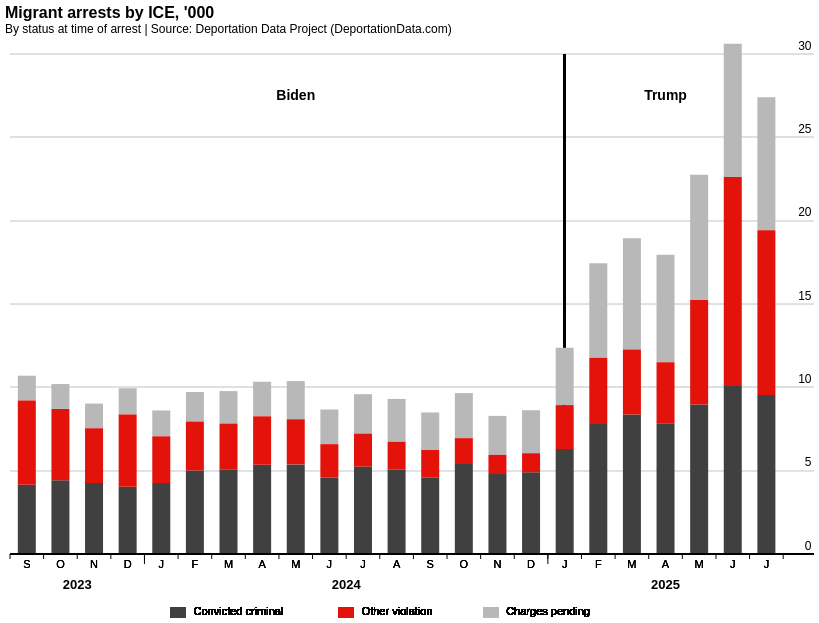

Notebook code for this chart:
### Code cell
# Define stacked bar chart
spec_stacked = {
    "$schema": "https://vega.github.io/schema/vega-lite/v6.json",
    "config": {
        "view": {"continuousWidth": 300, "continuousHeight": 300, "stroke": "transparent"},
        "axis": {
            "domainColor": "black",
            "domainWidth": 1,
            "labelFont": "Arial, sans-serif",
            "labelFontSize": 12,
            "titleFont": "Arial, sans-serif",
            "titleFontSize": 13
        },
        "title": {
            "anchor": "start",
            "font": "Arial, sans-serif",
            "fontSize": 16,
            "fontWeight": "bold"
        }
    },
    "width": 800,
    "height": 500,
    "title": {
        "text": "Migrant arrests by ICE, '000",
        "subtitle": "By status at time of arrest | Source: Deportation Data Project (DeportationData.com)",
        "anchor": "start"
    },
    "data": {"values": status_counts_stacked.to_dict('records')},
    "layer": [
        {"mark": {"type": "rule", "strokeWidth": 1, "color": "#e0e0e0"}, "encoding": {"y": {"datum": 5}, "x": {"datum": -0.5}, "x2": {"datum": 23.4}}},
        {"mark": {"type": "rule", "strokeWidth": 1, "color": "#e0e0e0"}, "encoding": {"y": {"datum": 10}, "x": {"datum": -0.5}, "x2": {"datum": 23.4}}},
        {"mark": {"type": "rule", "strokeWidth": 1, "color": "#e0e0e0"}, "encoding": {"y": {"datum": 15}, "x": {"datum": -0.5}, "x2": {"datum": 23.4}}},
        {"mark": {"type": "rule", "strokeWidth": 1, "color": "#e0e0e0"}, "encoding": {"y": {"datum": 20}, "x": {"datum": -0.5}, "x2": {"datum": 23.4}}},
        {"mark": {"type": "rule", "strokeWidth": 1, "color": "#e0e0e0"}, "encoding": {"y": {"datum": 25}, "x": {"datum": -0.5}, "x2": {"datum": 23.4}}},
        {"mark": {"type": "rule", "strokeWidth": 1, "color": "#e0e0e0"}, "encoding": {"y": {"datum": 30}, "x": {"datum": -0.5}, "x2": {"datum": 23.4}}},
        {"mark": {"type": "rule", "strokeWidth": 2, "color": "black"}, "encoding": {"x": {"datum": 16}, "y": {"datum": 0}, "y2": {"datum": 30}}},
        {
            "mark": {"type": "bar", "tooltip": True, "width": {"band": 0.9}},
            "encoding": {
                "x": {
                    "field": "x_pos",
                    "type": "quantitative",
                    "axis": {
                        "title": None,
                        "labels": False,
                        "ticks": False,
                        "grid": False,
                        "domain": True,
                        "domainColor": "black",
                        "domainWidth": 2,
                        "domainOpacity": 1
                    },
                    "scale": {"domain": [-0.5, 23], "nice": False}
                },
                "y": {
                    "field": "arrests_thousands",
                    "type": "quantitative",
                    "stack": "zero",
                    "axis": {
                        "title": None,
                        "grid": False,
                        "labels": True,
                        "values": [0, 5, 10, 15, 20, 25, 30],
                        "domain": False,
                        "ticks": False,
                        "orient": "right",
                        "labelAlign": "right",
                        "labelBaseline": "middle",
                        "labelPadding": 6,
                        "labelOffset": -9
                    },
                    "scale": {"domain": [0, 30]}
                },
                "color": {
                    "field": "category",
                    "type": "nominal",
                    "scale": {"domain": ["Convicted criminal", "Other violation", "Charges pending"], "range": ["#404040", "#E3120B", "#B8B8B8"]},
                    "legend": None
                },
                "order": {"field": "stacking_order", "type": "quantitative"},
                "tooltip": [
                    {"field": "date", "type": "temporal", "title": "Month", "format": "%b %Y"},
                    {"field": "category", "type": "nominal", "title": "Status"},
                    {"field": "arrests_thousands", "type": "quantitative", "title": "Arrests (thousands)", "format": ".1f"}
                ]
            }
        },
        {"mark": {"type": "rule", "strokeWidth": 1, "color": "black"}, "encoding": {"y": {"datum": 0, "type": "quantitative"}, "x": {"datum": -0.5, "type": "quantitative"}, "x2": {"datum": 23.4}}},
        {
            "data": {"values": [{"x": -0.5}, {"x": 0.5}, {"x": 1.5}, {"x": 2.5}, {"x": 3.5}, {"x": 4.5}, {"x": 5.5}, {"x": 6.5}, {"x": 7.5}, {"x": 8.5}, {"x": 9.5}, {"x": 10.5}, {"x": 11.5}, {"x": 12.5}, {"x": 13.5}, {"x": 14.5}, {"x": 15.5}, {"x": 16.5}, {"x": 17.5}, {"x": 18.5}, {"x": 19.5}, {"x": 20.5}, {"x": 21.5}, {"x": 22.5}]},
            "mark": {"type": "rule", "strokeWidth": 1, "color": "#000000"},
            "encoding": {"x": {"field": "x", "type": "quantitative", "axis": None}, "y": {"datum": 0}, "y2": {"datum": -0.3}}
        },
        {
            "data": {"values": [{"x": 3.5}, {"x": 15.5}]},
            "mark": {"type": "rule", "strokeWidth": 1, "color": "#000000"},
            "encoding": {"x": {"field": "x", "type": "quantitative", "axis": None}, "y": {"datum": 0}, "y2": {"datum": -0.6}}
        },
        {
            "mark": {"type": "text", "align": "center", "baseline": "top", "dy": 5, "fontSize": 11, "fontWeight": "normal"},
            "encoding": {"x": {"field": "x_pos", "type": "quantitative", "axis": None}, "y": {"datum": 0}, "text": {"field": "month_letter", "type": "nominal"}}
        },
        {
            "data": {"values": [{"year": "2023", "x_pos": 1.5}, {"year": "2024", "x_pos": 9.5}, {"year": "2025", "x_pos": 19}]},
            "mark": {"type": "text", "fontSize": 13, "fontWeight": "bold", "baseline": "top", "dy": 25},
            "encoding": {"x": {"field": "x_pos", "type": "quantitative", "axis": None}, "y": {"datum": 0}, "text": {"field": "year", "type": "nominal"}}
        },
        {
            "data": {"values": [{"label": "Biden", "x_pos": 8}]},
            "mark": {"type": "text", "fontSize": 14, "fontWeight": "bold", "baseline": "middle"},
            "encoding": {"x": {"field": "x_pos", "type": "quantitative", "axis": None}, "y": {"datum": 27.5}, "text": {"field": "label", "type": "nominal"}}
        },
        {
            "data": {"values": [{"label": "Trump", "x_pos": 19}]},
            "mark": {"type": "text", "fontSize": 14, "fontWeight": "bold", "baseline": "middle"},
            "encoding": {"x": {"field": "x_pos", "type": "quantitative", "axis": None}, "y": {"datum": 27.5}, "text": {"field": "label", "type": "nominal"}}
        },
        {
            "mark": {"type": "rect", "width": 15, "height": 10, "color": "#404040"},
            "encoding": {"x": {"datum": 4.5}, "y": {"datum": -3.5}}
        },
        {
            "mark": {"type": "text", "align": "left", "baseline": "middle", "dx": 2, "fontSize": 11},
            "encoding": {"x": {"datum": 4.9}, "y": {"datum": -3.5}, "text": {"value": "Convicted criminal"}}
        },
        {
            "mark": {"type": "rect", "width": 15, "height": 10, "color": "#E3120B"},
            "encoding": {"x": {"datum": 9.5}, "y": {"datum": -3.5}}
        },
        {
            "mark": {"type": "text", "align": "left", "baseline": "middle", "dx": 2, "fontSize": 11},
            "encoding": {"x": {"datum": 9.9}, "y": {"datum": -3.5}, "text": {"value": "Other violation"}}
        },
        {
            "mark": {"type": "rect", "width": 15, "height": 10, "color": "#B8B8B8"},
            "encoding": {"x": {"datum": 13.8}, "y": {"datum": -3.5}}
        },
        {
            "mark": {"type": "text", "align": "left", "baseline": "middle", "dx": 2, "fontSize": 11},
            "encoding": {"x": {"datum": 14.2}, "y": {"datum": -3.5}, "text": {"value": "Charges pending"}}
        }
    ]
}

chart_stacked = alt.Chart.from_dict(spec_stacked)
chart_stacked

### Figure 1 — Vega-Lite specification as saved in the notebook (floating-point values rounded to 4 significant figures)
{"config": {"view": {"continuousWidth": 300, "continuousHeight": 300, "stroke": "transparent"}, "axis": {"domainColor": "black", "domainWidth": 1, "labelFont": "Arial, sans-serif", "labelFontSize": 12, "titleFont": "Arial, sans-serif", "titleFontSize": 13}, "title": {"anchor": "start", "font": "Arial, sans-serif", "fontSize": 16, "fontWeight": "bold"}}, "layer": [{"mark": {"type": "rule", "color": "#e0e0e0", "strokeWidth": 1}, "encoding": {"x": {"datum": -0.5}, "x2": {"datum": 23.4}, "y": {"datum": 5}}}, {"mark": {"type": "rule", "color": "#e0e0e0", "strokeWidth": 1}, "encoding": {"x": {"datum": -0.5}, "x2": {"datum": 23.4}, "y": {"datum": 10}}}, {"mark": {"type": "rule", "color": "#e0e0e0", "strokeWidth": 1}, "encoding": {"x": {"datum": -0.5}, "x2": {"datum": 23.4}, "y": {"datum": 15}}}, {"mark": {"type": "rule", "color": "#e0e0e0", "strokeWidth": 1}, "encoding": {"x": {"datum": -0.5}, "x2": {"datum": 23.4}, "y": {"datum": 20}}}, {"mark": {"type": "rule", "color": "#e0e0e0", "strokeWidth": 1}, "encoding": {"x": {"datum": -0.5}, "x2": {"datum": 23.4}, "y": {"datum": 25}}}, {"mark": {"type": "rule", "color": "#e0e0e0", "strokeWidth": 1}, "encoding": {"x": {"datum": -0.5}, "x2": {"datum": 23.4}, "y": {"datum": 30}}}, {"mark": {"type": "rule", "color": "black", "strokeWidth": 2}, "encoding": {"x": {"datum": 16}, "y": {"datum": 0}, "y2": {"datum": 30}}}, {"mark": {"type": "bar", "tooltip": true, "width": {"band": 0.9}}, "encoding": {"color": {"field": "category", "legend": null, "scale": {"domain": ["Convicted criminal", "Other violation", "Charges pending"], "range": ["#404040", "#E3120B", "#B8B8B8"]}, "type": "nominal"}, "order": {"field": "stacking_order", "type": "quantitative"}, "tooltip": [{"field": "date", "format": "%b %Y", "title": "Month", "type": "temporal"}, {"field": "category", "title": "Status", "type": "nominal"}, {"field": "arrests_thousands", "format": ".1f", "title": "Arrests (thousands)", "type": "quantitative"}], "x": {"axis": {"domain": true, "domainColor": "black", "domainOpacity": 1, "domainWidth": 2, "grid": false, "labels": false, "ticks": false, "title": null}, "field": "x_pos", "scale": {"domain": [-0.5, 23], "nice": false}, "type": "quantitative"}, "y": {"axis": {"domain": false, "grid": false, "labelAlign": "right", "labelBaseline": "middle", "labelOffset": -9, "labelPadding": 6, "labels": true, "orient": "right", "ticks": false, "title": null, "values": [0, 5, 10, 15, 20, 25, 30]}, "field": "arrests_thousands", "scale": {"domain": [0, 30]}, "stack": "zero", "type": "quantitative"}}}, {"mark": {"type": "rule", "color": "black", "strokeWidth": 1}, "encoding": {"x": {"datum": -0.5, "type": "quantitative"}, "x2": {"datum": 23.4}, "y": {"datum": 0, "type": "quantitative"}}}, {"mark": {"type": "rule", "color": "#000000", "strokeWidth": 1}, "data": {"values": [{"x": -0.5}, {"x": 0.5}, {"x": 1.5}, {"x": 2.5}, {"x": 3.5}, {"x": 4.5}, {"x": 5.5}, {"x": 6.5}, {"x": 7.5}, {"x": 8.5}, {"x": 9.5}, {"x": 10.5}, {"x": 11.5}, {"x": 12.5}, {"x": 13.5}, {"x": 14.5}, {"x": 15.5}, {"x": 16.5}, {"x": 17.5}, {"x": 18.5}, {"x": 19.5}, {"x": 20.5}, {"x": 21.5}, {"x": 22.5}]}, "encoding": {"x": {"axis": null, "field": "x", "type": "quantitative"}, "y": {"datum": 0}, "y2": {"datum": -0.3}}}, {"mark": {"type": "rule", "color": "#000000", "strokeWidth": 1}, "data": {"values": [{"x": 3.5}, {"x": 15.5}]}, "encoding": {"x": {"axis": null, "field": "x", "type": "quantitative"}, "y": {"datum": 0}, "y2": {"datum": -0.6}}}, {"mark": {"type": "text", "align": "center", "baseline": "top", "dy": 5, "fontSize": 11, "fontWeight": "normal"}, "encoding": {"text": {"field": "month_letter", "type": "nominal"}, "x": {"axis": null, "field": "x_pos", "type": "quantitative"}, "y": {"datum": 0}}}, {"mark": {"type": "text", "baseline": "top", "dy": 25, "fontSize": 13, "fontWeight": "bold"}, "data": {"values": [{"year": "2023", "x_pos": 1.5}, {"year": "2024", "x_pos": 9.5}, {"year": "2025", "x_pos": 19}]}, "encoding": {"text": {"field": "year", "type": "nominal"}, "x": {"axis": null, "field": "x_pos", "type": "quantitative"}, "y": {"datum": 0}}}, {"mark": {"type": "text", "baseline": "middle", "fontSize": 14, "fontWeight": "bold"}, "data": {"values": [{"label": "Biden", "x_pos": 8}]}, "encoding": {"text": {"field": "label", "type": "nominal"}, "x": {"axis": null, "field": "x_pos", "type": "quantitative"}, "y": {"datum": 27.5}}}, {"mark": {"type": "text", "baseline": "middle", "fontSize": 14, "fontWeight": "bold"}, "data": {"values": [{"label": "Trump", "x_pos": 19}]}, "encoding": {"text": {"field": "label", "type": "nominal"}, "x": {"axis": null, "field": "x_pos", "type": "quantitative"}, "y": {"datum": 27.5}}}, {"mark": {"type": "rect", "color": "#404040", "height": 10, "width": 15}, "encoding": {"x": {"datum": 4.5}, "y": {"datum": -3.5}}}, {"mark": {"type": "text", "align": "left", "baseline": "middle", "dx": 2, "fontSize": 11}, "encoding": {"text": {"value": "Convicted criminal"}, "x": {"datum": 4.9}, "y": {"datum": -3.5}}}, {"mark": {"type": "rect", "color": "#E3120B", "height": 10, "width": 15}, "encoding": {"x": {"datum": 9.5}, "y": {"datum": -3.5}}}, {"mark": {"type": "text", "align": "left", "baseline": "middle", "dx": 2, "fontSize": 11}, "encoding": {"text": {"value": "Other violation"}, "x": {"datum": 9.9}, "y": {"datum": -3.5}}}, {"mark": {"type": "rect", "color": "#B8B8B8", "height": 10, "width": 15}, "encoding": {"x": {"datum": 13.8}, "y": {"datum": -3.5}}}, {"mark": {"type": "text", "align": "left", "baseline": "middle", "dx": 2, "fontSize": 11}, "encoding": {"text": {"value": "Charges pending"}, "x": {"datum": 14.2}, "y": {"datum": -3.5}}}], "data": {"name": "data-61bcd0befd38bafc9b3ef8f2a2df3095"}, "height": 500, "title": {"text": "Migrant arrests by ICE, '000", "anchor": "start", "subtitle": "By status at time of arrest | Source: Deportation Data Project (DeportationData.com)"}, "width": 800, "$schema": "https://vega.github.io/schema/vega-lite/v6.json", "datasets": {"data-61bcd0befd38bafc9b3ef8f2a2df3095": [{"apprehension_criminality": "1 Convicted Criminal", "arrests": 4148, "total_arrests": 10698, "percentage": 38.77, "date": "2023-09-01T00:00:00", "date_str": "2023-09-01", "admin": "Biden", "category": "Convicted criminal", "color": "#404040", "x_pos": 0, "sort_order": 3, "month_letter": "S", "arrests_thousands": 4.148, "stacking_order": 1}, {"apprehension_criminality": "2 Pending Criminal Charges", "arrests": 1489, "total_arrests": 10698, "percentage": 13.92, "date": "2023-09-01T00:00:00", "date_str": "2023-09-01", "admin": "Biden", "category": "Charges pending", "color": "#B8B8B8", "x_pos": 0, "sort_order": 1, "month_letter": "S", "arrests_thousands": 1.489, "stacking_order": 3}, {"apprehension_criminality": "3 Other Immigration Violator", "arrests": 5061, "total_arrests": 10698, "percentage": 47.31, "date": "2023-09-01T00:00:00", "date_str": "2023-09-01", "admin": "Biden", "category": "Other violation", "color": "#E3120B", "x_pos": 0, "sort_order": 2, "month_letter": "S", "arrests_thousands": 5.061, "stacking_order": 2}, {"apprehension_criminality": "1 Convicted Criminal", "arrests": 4428, "total_arrests": 10197, "percentage": 43.42, "date": "2023-10-01T00:00:00", "date_str": "2023-10-01", "admin": "Biden", "category": "Convicted criminal", "color": "#404040", "x_pos": 1, "sort_order": 3, "month_letter": "O", "arrests_thousands": 4.428, "stacking_order": 1}, {"apprehension_criminality": "2 Pending Criminal Charges", "arrests": 1493, "total_arrests": 10197, "percentage": 14.64, "date": "2023-10-01T00:00:00", "date_str": "2023-10-01", "admin": "Biden", "category": "Charges pending", "color": "#B8B8B8", "x_pos": 1, "sort_order": 1, "month_letter": "O", "arrests_thousands": 1.493, "stacking_order": 3}, {"apprehension_criminality": "3 Other Immigration Violator", "arrests": 4276, "total_arrests": 10197, "percentage": 41.93, "date": "2023-10-01T00:00:00", "date_str": "2023-10-01", "admin": "Biden", "category": "Other violation", "color": "#E3120B", "x_pos": 1, "sort_order": 2, "month_letter": "O", "arrests_thousands": 4.276, "stacking_order": 2}, {"apprehension_criminality": "1 Convicted Criminal", "arrests": 4266, "total_arrests": 9025, "percentage": 47.27, "date": "2023-11-01T00:00:00", "date_str": "2023-11-01", "admin": "Biden", "category": "Convicted criminal", "color": "#404040", "x_pos": 2, "sort_order": 3, "month_letter": "N", "arrests_thousands": 4.266, "stacking_order": 1}, {"apprehension_criminality": "2 Pending Criminal Charges", "arrests": 1481, "total_arrests": 9025, "percentage": 16.41, "date": "2023-11-01T00:00:00", "date_str": "2023-11-01", "admin": "Biden", "category": "Charges pending", "color": "#B8B8B8", "x_pos": 2, "sort_order": 1, "month_letter": "N", "arrests_thousands": 1.481, "stacking_order": 3}, {"apprehension_criminality": "3 Other Immigration Violator", "arrests": 3278, "total_arrests": 9025, "percentage": 36.32, "date": "2023-11-01T00:00:00", "date_str": "2023-11-01", "admin": "Biden", "category": "Other violation", "color": "#E3120B", "x_pos": 2, "sort_order": 2, "month_letter": "N", "arrests_thousands": 3.278, "stacking_order": 2}, {"apprehension_criminality": "1 Convicted Criminal", "arrests": 4038, "total_arrests": 9944, "percentage": 40.61, "date": "2023-12-01T00:00:00", "date_str": "2023-12-01", "admin": "Biden", "category": "Convicted criminal", "color": "#404040", "x_pos": 3, "sort_order": 3, "month_letter": "D", "arrests_thousands": 4.038, "stacking_order": 1}, {"apprehension_criminality": "2 Pending Criminal Charges", "arrests": 1576, "total_arrests": 9944, "percentage": 15.85, "date": "2023-12-01T00:00:00", "date_str": "2023-12-01", "admin": "Biden", "category": "Charges pending", "color": "#B8B8B8", "x_pos": 3, "sort_order": 1, "month_letter": "D", "arrests_thousands": 1.576, "stacking_order": 3}, {"apprehension_criminality": "3 Other Immigration Violator", "arrests": 4330, "total_arrests": 9944, "percentage": 43.54, "date": "2023-12-01T00:00:00", "date_str": "2023-12-01", "admin": "Biden", "category": "Other violation", "color": "#E3120B", "x_pos": 3, "sort_order": 2, "month_letter": "D", "arrests_thousands": 4.33, "stacking_order": 2}, {"apprehension_criminality": "1 Convicted Criminal", "arrests": 4253, "total_arrests": 8612, "percentage": 49.38, "date": "2024-01-01T00:00:00", "date_str": "2024-01-01", "admin": "Biden", "category": "Convicted criminal", "color": "#404040", "x_pos": 4, "sort_order": 3, "month_letter": "J", "arrests_thousands": 4.253, "stacking_order": 1}, {"apprehension_criminality": "2 Pending Criminal Charges", "arrests": 1551, "total_arrests": 8612, "percentage": 18.01, "date": "2024-01-01T00:00:00", "date_str": "2024-01-01", "admin": "Biden", "category": "Charges pending", "color": "#B8B8B8", "x_pos": 4, "sort_order": 1, "month_letter": "J", "arrests_thousands": 1.551, "stacking_order": 3}, {"apprehension_criminality": "3 Other Immigration Violator", "arrests": 2808, "total_arrests": 8612, "percentage": 32.61, "date": "2024-01-01T00:00:00", "date_str": "2024-01-01", "admin": "Biden", "category": "Other violation", "color": "#E3120B", "x_pos": 4, "sort_order": 2, "month_letter": "J", "arrests_thousands": 2.808, "stacking_order": 2}, {"apprehension_criminality": "1 Convicted Criminal", "arrests": 5011, "total_arrests": 9720, "percentage": 51.55, "date": "2024-02-01T00:00:00", "date_str": "2024-02-01", "admin": "Biden", "category": "Convicted criminal", "color": "#404040", "x_pos": 5, "sort_order": 3, "month_letter": "F", "arrests_thousands": 5.011, "stacking_order": 1}, {"apprehension_criminality": "2 Pending Criminal Charges", "arrests": 1773, "total_arrests": 9720, "percentage": 18.24, "date": "2024-02-01T00:00:00", "date_str": "2024-02-01", "admin": "Biden", "category": "Charges pending", "color": "#B8B8B8", "x_pos": 5, "sort_order": 1, "month_letter": "F", "arrests_thousands": 1.773, "stacking_order": 3}, {"apprehension_criminality": "3 Other Immigration Violator", "arrests": 2936, "total_arrests": 9720, "percentage": 30.21, "date": "2024-02-01T00:00:00", "date_str": "2024-02-01", "admin": "Biden", "category": "Other violation", "color": "#E3120B", "x_pos": 5, "sort_order": 2, "month_letter": "F", "arrests_thousands": 2.936, "stacking_order": 2}, {"apprehension_criminality": "1 Convicted Criminal", "arrests": 5084, "total_arrests": 9775, "percentage": 52.01, "date": "2024-03-01T00:00:00", "date_str": "2024-03-01", "admin": "Biden", "category": "Convicted criminal", "color": "#404040", "x_pos": 6, "sort_order": 3, "month_letter": "M", "arrests_thousands": 5.084, "stacking_order": 1}, {"apprehension_criminality": "2 Pending Criminal Charges", "arrests": 1948, "total_arrests": 9775, "percentage": 19.93, "date": "2024-03-01T00:00:00", "date_str": "2024-03-01", "admin": "Biden", "category": "Charges pending", "color": "#B8B8B8", "x_pos": 6, "sort_order": 1, "month_letter": "M", "arrests_thousands": 1.948, "stacking_order": 3}, {"apprehension_criminality": "3 Other Immigration Violator", "arrests": 2743, "total_arrests": 9775, "percentage": 28.06, "date": "2024-03-01T00:00:00", "date_str": "2024-03-01", "admin": "Biden", "category": "Other violation", "color": "#E3120B", "x_pos": 6, "sort_order": 2, "month_letter": "M", "arrests_thousands": 2.743, "stacking_order": 2}, {"apprehension_criminality": "1 Convicted Criminal", "arrests": 5356, "total_arrests": 10336, "percentage": 51.82, "date": "2024-04-01T00:00:00", "date_str": "2024-04-01", "admin": "Biden", "category": "Convicted criminal", "color": "#404040", "x_pos": 7, "sort_order": 3, "month_letter": "A", "arrests_thousands": 5.356, "stacking_order": 1}, {"apprehension_criminality": "2 Pending Criminal Charges", "arrests": 2075, "total_arrests": 10336, "percentage": 20.08, "date": "2024-04-01T00:00:00", "date_str": "2024-04-01", "admin": "Biden", "category": "Charges pending", "color": "#B8B8B8", "x_pos": 7, "sort_order": 1, "month_letter": "A", "arrests_thousands": 2.075, "stacking_order": 3}, {"apprehension_criminality": "3 Other Immigration Violator", "arrests": 2905, "total_arrests": 10336, "percentage": 28.11, "date": "2024-04-01T00:00:00", "date_str": "2024-04-01", "admin": "Biden", "category": "Other violation", "color": "#E3120B", "x_pos": 7, "sort_order": 2, "month_letter": "A", "arrests_thousands": 2.905, "stacking_order": 2}, {"apprehension_criminality": "1 Convicted Criminal", "arrests": 5376, "total_arrests": 10377, "percentage": 51.81, "date": "2024-05-01T00:00:00", "date_str": "2024-05-01", "admin": "Biden", "category": "Convicted criminal", "color": "#404040", "x_pos": 8, "sort_order": 3, "month_letter": "M", "arrests_thousands": 5.376, "stacking_order": 1}, {"apprehension_criminality": "2 Pending Criminal Charges", "arrests": 2293, "total_arrests": 10377, "percentage": 22.1, "date": "2024-05-01T00:00:00", "date_str": "2024-05-01", "admin": "Biden", "category": "Charges pending", "color": "#B8B8B8", "x_pos": 8, "sort_order": 1, "month_letter": "M", "arrests_thousands": 2.293, "stacking_order": 3}, {"apprehension_criminality": "3 Other Immigration Violator", "arrests": 2708, "total_arrests": 10377, "percentage": 26.1, "date": "2024-05-01T00:00:00", "date_str": "2024-05-01", "admin": "Biden", "category": "Other violation", "color": "#E3120B", "x_pos": 8, "sort_order": 2, "month_letter": "M", "arrests_thousands": 2.708, "stacking_order": 2}, {"apprehension_criminality": "1 Convicted Criminal", "arrests": 4577, "total_arrests": 8671, "percentage": 52.79, "date": "2024-06-01T00:00:00", "date_str": "2024-06-01", "admin": "Biden", "category": "Convicted criminal", "color": "#404040", "x_pos": 9, "sort_order": 3, "month_letter": "J", "arrests_thousands": 4.577, "stacking_order": 1}, {"apprehension_criminality": "2 Pending Criminal Charges", "arrests": 2080, "total_arrests": 8671, "percentage": 23.99, "date": "2024-06-01T00:00:00", "date_str": "2024-06-01", "admin": "Biden", "category": "Charges pending", "color": "#B8B8B8", "x_pos": 9, "sort_order": 1, "month_letter": "J", "arrests_thousands": 2.08, "stacking_order": 3}, {"apprehension_criminality": "3 Other Immigration Violator", "arrests": 2014, "total_arrests": 8671, "percentage": 23.23, "date": "2024-06-01T00:00:00", "date_str": "2024-06-01", "admin": "Biden", "category": "Other violation", "color": "#E3120B", "x_pos": 9, "sort_order": 2, "month_letter": "J", "arrests_thousands": 2.014, "stacking_order": 2}, {"apprehension_criminality": "1 Convicted Criminal", "arrests": 5243, "total_arrests": 9589, "percentage": 54.68, "date": "2024-07-01T00:00:00", "date_str": "2024-07-01", "admin": "Biden", "category": "Convicted criminal", "color": "#404040", "x_pos": 10, "sort_order": 3, "month_letter": "J", "arrests_thousands": 5.243, "stacking_order": 1}, {"apprehension_criminality": "2 Pending Criminal Charges", "arrests": 2365, "total_arrests": 9589, "percentage": 24.66, "date": "2024-07-01T00:00:00", "date_str": "2024-07-01", "admin": "Biden", "category": "Charges pending", "color": "#B8B8B8", "x_pos": 10, "sort_order": 1, "month_letter": "J", "arrests_thousands": 2.365, "stacking_order": 3}, {"apprehension_criminality": "3 Other Immigration Violator", "arrests": 1981, "total_arrests": 9589, "percentage": 20.66, "date": "2024-07-01T00:00:00", "date_str": "2024-07-01", "admin": "Biden", "category": "Other violation", "color": "#E3120B", "x_pos": 10, "sort_order": 2, "month_letter": "J", "arrests_thousands": 1.981, "stacking_order": 2}, {"apprehension_criminality": "1 Convicted Criminal", "arrests": 5055, "total_arrests": 9304, "percentage": 54.33, "date": "2024-08-01T00:00:00", "date_str": "2024-08-01", "admin": "Biden", "category": "Convicted criminal", "color": "#404040", "x_pos": 11, "sort_order": 3, "month_letter": "A", "arrests_thousands": 5.055, "stacking_order": 1}, {"apprehension_criminality": "2 Pending Criminal Charges", "arrests": 2570, "total_arrests": 9304, "percentage": 27.62, "date": "2024-08-01T00:00:00", "date_str": "2024-08-01", "admin": "Biden", "category": "Charges pending", "color": "#B8B8B8", "x_pos": 11, "sort_order": 1, "month_letter": "A", "arrests_thousands": 2.57, "stacking_order": 3}, {"apprehension_criminality": "3 Other Immigration Violator", "arrests": 1679, "total_arrests": 9304, "percentage": 18.05, "date": "2024-08-01T00:00:00", "date_str": "2024-08-01", "admin": "Biden", "category": "Other violation", "color": "#E3120B", "x_pos": 11, "sort_order": 2, "month_letter": "A", "arrests_thousands": 1.679, "stacking_order": 2}, {"apprehension_criminality": "1 Convicted Criminal", "arrests": 4585, "total_arrests": 8493, "percentage": 53.99, "date": "2024-09-01T00:00:00", "date_str": "2024-09-01", "admin": "Biden", "category": "Convicted criminal", "color": "#404040", "x_pos": 12, "sort_order": 3, "month_letter": "S", "arrests_thousands": 4.585, "stacking_order": 1}, {"apprehension_criminality": "2 Pending Criminal Charges", "arrests": 2253, "total_arrests": 8493, "percentage": 26.53, "date": "2024-09-01T00:00:00", "date_str": "2024-09-01", "admin": "Biden", "category": "Charges pending", "color": "#B8B8B8", "x_pos": 12, "sort_order": 1, "month_letter": "S", "arrests_thousands": 2.253, "stacking_order": 3}, {"apprehension_criminality": "3 Other Immigration Violator", "arrests": 1655, "total_arrests": 8493, "percentage": 19.49, "date": "2024-09-01T00:00:00", "date_str": "2024-09-01", "admin": "Biden", "category": "Other violation", "color": "#E3120B", "x_pos": 12, "sort_order": 2, "month_letter": "S", "arrests_thousands": 1.655, "stacking_order": 2}, {"apprehension_criminality": "1 Convicted Criminal", "arrests": 5399, "total_arrests": 9655, "percentage": 55.92, "date": "2024-10-01T00:00:00", "date_str": "2024-10-01", "admin": "Biden", "category": "Convicted criminal", "color": "#404040", "x_pos": 13, "sort_order": 3, "month_letter": "O", "arrests_thousands": 5.399, "stacking_order": 1}, {"apprehension_criminality": "2 Pending Criminal Charges", "arrests": 2705, "total_arrests": 9655, "percentage": 28.02, "date": "2024-10-01T00:00:00", "date_str": "2024-10-01", "admin": "Biden", "category": "Charges pending", "color": "#B8B8B8", "x_pos": 13, "sort_order": 1, "month_letter": "O", "arrests_thousands": 2.705, "stacking_order": 3}, {"apprehension_criminality": "3 Other Immigration Violator", "arrests": 1551, "total_arrests": 9655, "percentage": 16.06, "date": "2024-10-01T00:00:00", "date_str": "2024-10-01", "admin": "Biden", "category": "Other violation", "color": "#E3120B", "x_pos": 13, "sort_order": 2, "month_letter": "O", "arrests_thousands": 1.551, "stacking_order": 2}, {"apprehension_criminality": "1 Convicted Criminal", "arrests": 4796, "total_arrests": 8287, "percentage": 57.87, "date": "2024-11-01T00:00:00", "date_str": "2024-11-01", "admin": "Biden", "category": "Convicted criminal", "color": "#404040", "x_pos": 14, "sort_order": 3, "month_letter": "N", "arrests_thousands": 4.796, "stacking_order": 1}, {"apprehension_criminality": "2 Pending Criminal Charges", "arrests": 2339, "total_arrests": 8287, "percentage": 28.22, "date": "2024-11-01T00:00:00", "date_str": "2024-11-01", "admin": "Biden", "category": "Charges pending", "color": "#B8B8B8", "x_pos": 14, "sort_order": 1, "month_letter": "N", "arrests_thousands": 2.339, "stacking_order": 3}, {"apprehension_criminality": "3 Other Immigration Violator", "arrests": 1152, "total_arrests": 8287, "percentage": 13.9, "date": "2024-11-01T00:00:00", "date_str": "2024-11-01", "admin": "Biden", "category": "Other violation", "color": "#E3120B", "x_pos": 14, "sort_order": 2, "month_letter": "N", "arrests_thousands": 1.152, "stacking_order": 2}, {"apprehension_criminality": "1 Convicted Criminal", "arrests": 4905, "total_arrests": 8627, "percentage": 56.86, "date": "2024-12-01T00:00:00", "date_str": "2024-12-01", "admin": "Biden", "category": "Convicted criminal", "color": "#404040", "x_pos": 15, "sort_order": 3, "month_letter": "D", "arrests_thousands": 4.905, "stacking_order": 1}, {"apprehension_criminality": "2 Pending Criminal Charges", "arrests": 2581, "total_arrests": 8627, "percentage": 29.92, "date": "2024-12-01T00:00:00", "date_str": "2024-12-01", "admin": "Biden", "category": "Charges pending", "color": "#B8B8B8", "x_pos": 15, "sort_order": 1, "month_letter": "D", "arrests_thousands": 2.581, "stacking_order": 3}, {"apprehension_criminality": "3 Other Immigration Violator", "arrests": 1141, "total_arrests": 8627, "percentage": 13.23, "date": "2024-12-01T00:00:00", "date_str": "2024-12-01", "admin": "Biden", "category": "Other violation", "color": "#E3120B", "x_pos": 15, "sort_order": 2, "month_letter": "D", "arrests_thousands": 1.141, "stacking_order": 2}, {"apprehension_criminality": "1 Convicted Criminal", "arrests": 6296, "total_arrests": 12380, "percentage": 50.86, "date": "2025-01-01T00:00:00", "date_str": "2025-01-01", "admin": "Biden", "category": "Convicted criminal", "color": "#404040", "x_pos": 16, "sort_order": 3, "month_letter": "J", "arrests_thousands": 6.296, "stacking_order": 1}, {"apprehension_criminality": "2 Pending Criminal Charges", "arrests": 3447, "total_arrests": 12380, "percentage": 27.84, "date": "2025-01-01T00:00:00", "date_str": "2025-01-01", "admin": "Biden", "category": "Charges pending", "color": "#B8B8B8", "x_pos": 16, "sort_order": 1, "month_letter": "J", "arrests_thousands": 3.447, "stacking_order": 3}, {"apprehension_criminality": "3 Other Immigration Violator", "arrests": 2637, "total_arrests": 12380, "percentage": 21.3, "date": "2025-01-01T00:00:00", "date_str": "2025-01-01", "admin": "Biden", "category": "Other violation", "color": "#E3120B", "x_pos": 16, "sort_order": 2, "month_letter": "J", "arrests_thousands": 2.637, "stacking_order": 2}, {"apprehension_criminality": "1 Convicted Criminal", "arrests": 7806, "total_arrests": 17452, "percentage": 44.73, "date": "2025-02-01T00:00:00", "date_str": "2025-02-01", "admin": "Trump", "category": "Convicted criminal", "color": "#404040", "x_pos": 17, "sort_order": 3, "month_letter": "F", "arrests_thousands": 7.806, "stacking_order": 1}, {"apprehension_criminality": "2 Pending Criminal Charges", "arrests": 5678, "total_arrests": 17452, "percentage": 32.53, "date": "2025-02-01T00:00:00", "date_str": "2025-02-01", "admin": "Trump", "category": "Charges pending", "color": "#B8B8B8", "x_pos": 17, "sort_order": 1, "month_letter": "F", "arrests_thousands": 5.678, "stacking_order": 3}, {"apprehension_criminality": "3 Other Immigration Violator", "arrests": 3968, "total_arrests": 17452, "percentage": 22.74, "date": "2025-02-01T00:00:00", "date_str": "2025-02-01", "admin": "Trump", "category": "Other violation", "color": "#E3120B", "x_pos": 17, "sort_order": 2, "month_letter": "F", "arrests_thousands": 3.968, "stacking_order": 2}, {"apprehension_criminality": "1 Convicted Criminal", "arrests": 8374, "total_arrests": 18952, "percentage": 44.19, "date": "2025-03-01T00:00:00", "date_str": "2025-03-01", "admin": "Trump", "category": "Convicted criminal", "color": "#404040", "x_pos": 18, "sort_order": 3, "month_letter": "M", "arrests_thousands": 8.374, "stacking_order": 1}, {"apprehension_criminality": "2 Pending Criminal Charges", "arrests": 6682, "total_arrests": 18952, "percentage": 35.26, "date": "2025-03-01T00:00:00", "date_str": "2025-03-01", "admin": "Trump", "category": "Charges pending", "color": "#B8B8B8", "x_pos": 18, "sort_order": 1, "month_letter": "M", "arrests_thousands": 6.682, "stacking_order": 3}, {"apprehension_criminality": "3 Other Immigration Violator", "arrests": 3896, "total_arrests": 18952, "percentage": 20.56, "date": "2025-03-01T00:00:00", "date_str": "2025-03-01", "admin": "Trump", "category": "Other violation", "color": "#E3120B", "x_pos": 18, "sort_order": 2, "month_letter": "M", "arrests_thousands": 3.896, "stacking_order": 2}, {"apprehension_criminality": "1 Convicted Criminal", "arrests": 7839, "total_arrests": 17954, "percentage": 43.66, "date": "2025-04-01T00:00:00", "date_str": "2025-04-01", "admin": "Trump", "category": "Convicted criminal", "color": "#404040", "x_pos": 19, "sort_order": 3, "month_letter": "A", "arrests_thousands": 7.839, "stacking_order": 1}, {"apprehension_criminality": "2 Pending Criminal Charges", "arrests": 6445, "total_arrests": 17954, "percentage": 35.9, "date": "2025-04-01T00:00:00", "date_str": "2025-04-01", "admin": "Trump", "category": "Charges pending", "color": "#B8B8B8", "x_pos": 19, "sort_order": 1, "month_letter": "A", "arrests_thousands": 6.445, "stacking_order": 3}, {"apprehension_criminality": "3 Other Immigration Violator", "arrests": 3670, "total_arrests": 17954, "percentage": 20.44, "date": "2025-04-01T00:00:00", "date_str": "2025-04-01", "admin": "Trump", "category": "Other violation", "color": "#E3120B", "x_pos": 19, "sort_order": 2, "month_letter": "A", "arrests_thousands": 3.67, "stacking_order": 2}, {"apprehension_criminality": "1 Convicted Criminal", "arrests": 8977, "total_arrests": 22749, "percentage": 39.46, "date": "2025-05-01T00:00:00", "date_str": "2025-05-01", "admin": "Trump", "category": "Convicted criminal", "color": "#404040", "x_pos": 20, "sort_order": 3, "month_letter": "M", "arrests_thousands": 8.977, "stacking_order": 1}, {"apprehension_criminality": "2 Pending Criminal Charges", "arrests": 7511, "total_arrests": 22749, "percentage": 33.02, "date": "2025-05-01T00:00:00", "date_str": "2025-05-01", "admin": "Trump", "category": "Charges pending", "color": "#B8B8B8", "x_pos": 20, "sort_order": 1, "month_letter": "M", "arrests_thousands": 7.511, "stacking_order": 3}, {"apprehension_criminality": "3 Other Immigration Violator", "arrests": 6261, "total_arrests": 22749, "percentage": 27.52, "date": "2025-05-01T00:00:00", "date_str": "2025-05-01", "admin": "Trump", "category": "Other violation", "color": "#E3120B", "x_pos": 20, "sort_order": 2, "month_letter": "M", "arrests_thousands": 6.261, "stacking_order": 2}, {"apprehension_criminality": "1 Convicted Criminal", "arrests": 10083, "total_arrests": 30617, "percentage": 32.93, "date": "2025-06-01T00:00:00", "date_str": "2025-06-01", "admin": "Trump", "category": "Convicted criminal", "color": "#404040", "x_pos": 21, "sort_order": 3, "month_letter": "J", "arrests_thousands": 10.08, "stacking_order": 1}, {"apprehension_criminality": "2 Pending Criminal Charges", "arrests": 7992, "total_arrests": 30617, "percentage": 26.1, "date": "2025-06-01T00:00:00", "date_str": "2025-06-01", "admin": "Trump", "category": "Charges pending", "color": "#B8B8B8", "x_pos": 21, "sort_order": 1, "month_letter": "J", "arrests_thousands": 7.992, "stacking_order": 3}, {"apprehension_criminality": "3 Other Immigration Violator", "arrests": 12542, "total_arrests": 30617, "percentage": 40.96, "date": "2025-06-01T00:00:00", "date_str": "2025-06-01", "admin": "Trump", "category": "Other violation", "color": "#E3120B", "x_pos": 21, "sort_order": 2, "month_letter": "J", "arrests_thousands": 12.54, "stacking_order": 2}, {"apprehension_criminality": "1 Convicted Criminal", "arrests": 9540, "total_arrests": 27412, "percentage": 34.8, "date": "2025-07-01T00:00:00", "date_str": "2025-07-01", "admin": "Trump", "category": "Convicted criminal", "color": "#404040", "x_pos": 22, "sort_order": 3, "month_letter": "J", "arrests_thousands": 9.54, "stacking_order": 1}, {"apprehension_criminality": "2 Pending Criminal Charges", "arrests": 7984, "total_arrests": 27412, "percentage": 29.13, "date": "2025-07-01T00:00:00", "date_str": "2025-07-01", "admin": "Trump", "category": "Charges pending", "color": "#B8B8B8", "x_pos": 22, "sort_order": 1, "month_letter": "J", "arrests_thousands": 7.984, "stacking_order": 3}, {"apprehension_criminality": "3 Other Immigration Violator", "arrests": 9888, "total_arrests": 27412, "percentage": 36.07, "date": "2025-07-01T00:00:00", "date_str": "2025-07-01", "admin": "Trump", "category": "Other violation", "color": "#E3120B", "x_pos": 22, "sort_order": 2, "month_letter": "J", "arrests_thousands": 9.888, "stacking_order": 2}]}}
